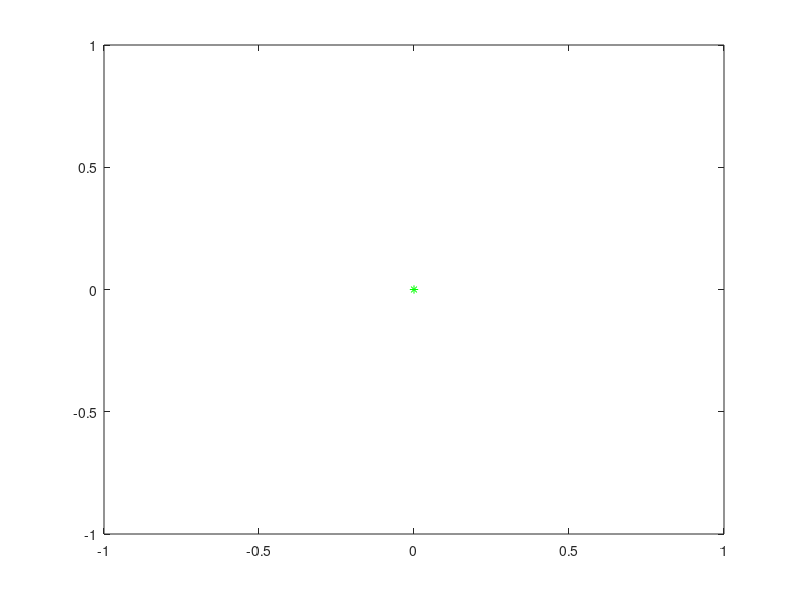

Write the MATLAB code that produced this figure. (Note: this script raises an error after producing the figure.)
G = 6.67384E-11;
M = 5.972E24;
m = 450E3;
p0 = [412E3+6.371E6 0];
v0 = [0 7706.6];

dt = 0.1;
tmax = 3E4;

plot(0,0,'g*')
hold on;

%tic();
%[p,v,t] = orbit_1body(G,M,m, p0,v0, dt,tmax);
%plot(p(:,1,:),p(:,2,:),'b')
%size(t)
%toc()

tic();
dt *= 10;
%[p,v,t] = orbit_1body(G,M,m, p0,v0, dt,tmax);
%plot(p(:,1,:),p(:,2,:),'r')
%size(t)
toc()
%T = orbit_time(p(:,1),p(:,2),t)

tic();
dt *= 10;
%[p,v,t] = orbit_1body(G,M,m, p0,v0, dt,tmax);
%plot(p(:,1,:),p(:,2,:),'g')
%size(t)
toc()
%T = orbit_time(p(:,1),p(:,2),t)

tic();
dt *= 20;
%dt
[p,v,t] = orbit_1body(G,M,m, p0,v0, dt,tmax);
%size(t)
toc()
plot(p(:,1,:),p(:,2,:),'b')
T = orbit_time(p(:,1),p(:,2),t)

tic();
dt *= 2;
%dt
[p,v,t] = orbit_1body(G,M,m, p0,v0, dt,tmax);
%size(t)
toc()
plot(p(:,1,:),p(:,2,:),'r')

tic();
dt += 200;
%dt
[p,v,t] = orbit_1body(G,M,m, p0,v0, dt,tmax);
%size(t)
toc()
plot(p(:,1,:),p(:,2,:),'y')

legend('Planet','dt = 200 s','dt = 400 s','dt = 600 s')
print(gcf, '-dpng', 'uppg2_iss.png')



hold off;
